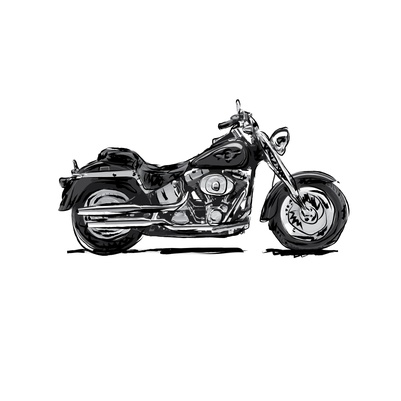
//> input picture issue_23/fig.jpg, 401 x 401 px
$ ./main   (built with g++ and OpenCV 4)
//> lines starting //> are read from the running program, lines starting //| are printed output that depends on the picture; after the words box and inside, x2 and y2 are one past the last pixel; in counts of white or black regions, pixels touching at a corner belong together
#include <opencv2/core.hpp>
#include <opencv2/imgproc.hpp>
#include <opencv2/imgcodecs.hpp>
#include <opencv2/highgui.hpp>
#include <stdlib.h>
#include <stdio.h>
#include <iostream>

using namespace cv;
using namespace std;


Mat Region_Growing(Mat src);
Mat Centroide(Mat grow);
void setPoint(int e,int x,int y,int d, void*ptr);

int main(){

    Mat src = imread("../fig.jpg",0);
//> src: 401 rows x 401 cols, CV_8UC1; min 0, max 255, mean 228.7
    if(!src.data){
        cout<<"Image not found"<<endl;
        exit(0);
    }

    Mat grow = Region_Growing(src);
    Mat centroide = Centroide(grow);

    imwrite("../Results/Region_Growing.jpg", grow);
    imwrite("../Results/Imagem_Centroide.jpg", centroide);

}


Mat Region_Growing(Mat src){

    Point p;
    Mat grow(src.rows, src.cols, CV_8UC1);

    for(int i=0; i<grow.rows; i++){
        for(int j=0; j< grow.cols; j++){
            grow.at<uchar>(i,j)=0;
        }
    }
//> grow: 401 rows x 401 cols, CV_8UC1; every value is 0

    imshow("Setar_Semente", src);
    setMouseCallback("Setar_Semente", setPoint, &p);
    waitKey(0);
    destroyWindow("Setar_Semente");

    int x = p.x;
    int y = p.y;

    grow.at<uchar>(x,y)=255;

    imshow("Image_semente",grow);
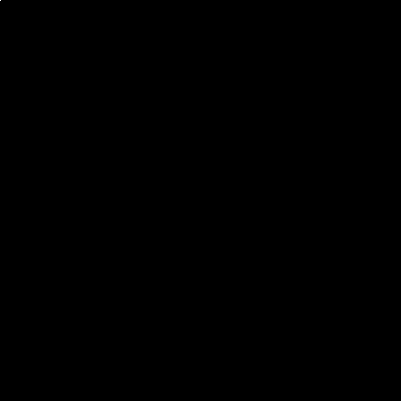
//> window 'Image_semente': 401 rows x 401 cols, CV_8UC1; 0% white in thin lines or dots, all inside (x1, y1, x2, y2) = (0, 0, 1, 1)
    waitKey(0);
    destroyWindow("imagem_semente");

    int parar=0;
    int continuar=1;
    system("pause");
    while (continuar!=parar) {
        continuar=parar;
        parar=0;
        for (int i=0; i<grow.rows; i++) {
            for (int j=0; j<grow.cols; j++) {
                if (grow.at<uchar>(i,j)==255){
                    if (src.at<uchar>(i-1,j-1)<127){
                        grow.at<uchar>(i-1,j-1)=255;
                        parar++;
                    }
                    if (src.at<uchar>(i-1,j)<127){
                        grow.at<uchar>(i-1,j)=255;
                        parar++;
                    }
                    if (src.at<uchar>(i-1,j+1)<127){
                        grow.at<uchar>(i-1,j+1)=255;
                        parar++;
                    }

                    if (src.at<uchar>(i,j-1)<127){
                        grow.at<uchar>(i,j-1)=255;
                        parar++;
                    }
                    if (src.at<uchar>(i,j+1)<127){
                        grow.at<uchar>(i,j+1)=255;
                        parar++;
                    }
                    if (src.at<uchar>(i+1,j-1)<127){
                        grow.at<uchar>(i+1,j-1)=255;
                        parar++;
                    }
                    if (src.at<uchar>(i+1,j)<127){
                        grow.at<uchar>(i+1,j)=255;
                        parar++;
                    }
                    if (src.at<uchar>(i+1,j+1)<127){
                        grow.at<uchar>(i+1,j+1)=255;
                        parar++;
                    }
                }
            }
            cout<<"passojso"<<endl;

        }
//> after the loop, parar = 4
        imshow("Region Growing",grow);
        waitKey(30);
    }

    return grow;

}

void setPoint(int e,int x,int y,int d, void*ptr){
    Point*p= (Point*)ptr;
    p->x = x;
    p->y = y;
}

Mat Centroide(Mat grow){
    int maiorx,menorx,maiory,menory;
    int centrox=0,centroy=0;
    int cont=0;

    for (int i=0; i<grow.rows; i++) {
        for (int j=0; j<grow.cols; j++) {
            if (grow.at<uchar>(i,j)==255){
                if (cont==0){
                    maiorx=i;
                    menorx=i;
                    maiory=j;
                    menory=j;
                    cont++;
                }
                if(i>maiorx)
                    maiorx=i;
                if(i<menorx)
                    menorx=i;
                if(j>maiory)
                    maiory=j;
                if(j<menory)
                    menory=j;
            }
        }
    }
//> after the loop, maiorx = 0; menorx = 0; maiory = 0; menory = 0; cont = 1
    centrox=((maiorx-menorx)/2+menorx);
//> centrox = 0
    centroy=((maiory-menory)/2+menory);
//> centroy = 0

    Mat_<Vec3b> centroide(grow.rows,grow.cols,CV_8UC3);
    for (int i=0; i<grow.rows; i++) {
        for (int j=0; j<grow.cols; j++) {
            if (grow.at<uchar>(i,j)==255){
                centroide.at<Vec3b>(i,j)[0]=255;
                centroide.at<Vec3b>(i,j)[1]=0;
                centroide.at<Vec3b>(i,j)[2]=0;
            }
            else{
                centroide.at<Vec3b>(i,j)[0]=255;
                centroide.at<Vec3b>(i,j)[1]=255;
                centroide.at<Vec3b>(i,j)[2]=255;
            }
        }
    }
    circle(centroide, Point(centroy,centrox),3, CV_RGB(0,255,0),5,2,0);
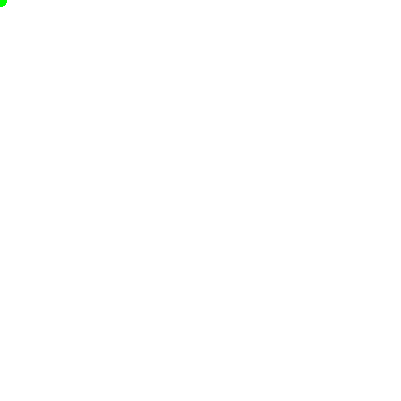
//> centroide: 401 rows x 401 cols, CV_8UC3; mean B, G, R 254.9, 255, 254.9
    imshow("Centroide", centroide);

    return centroide;
}
